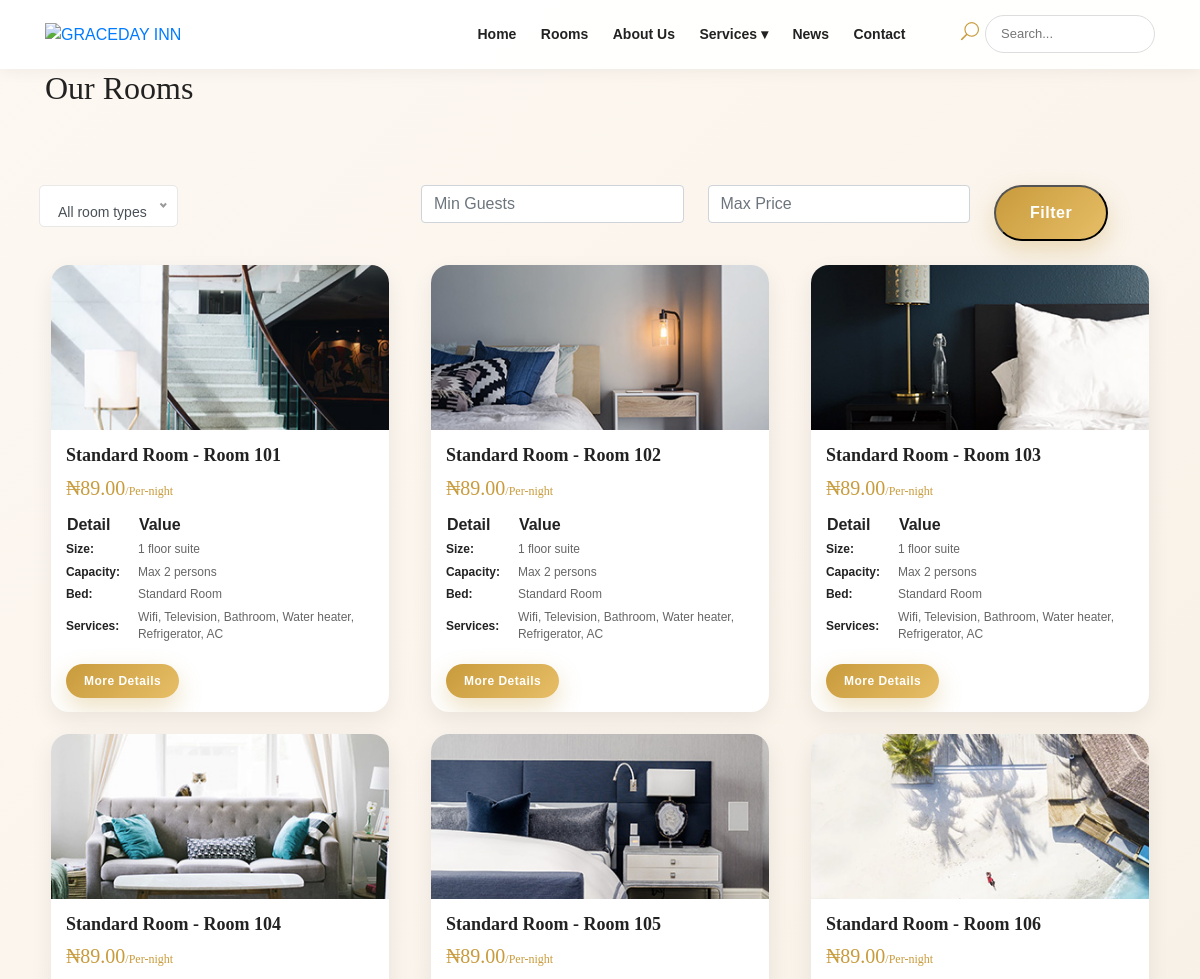
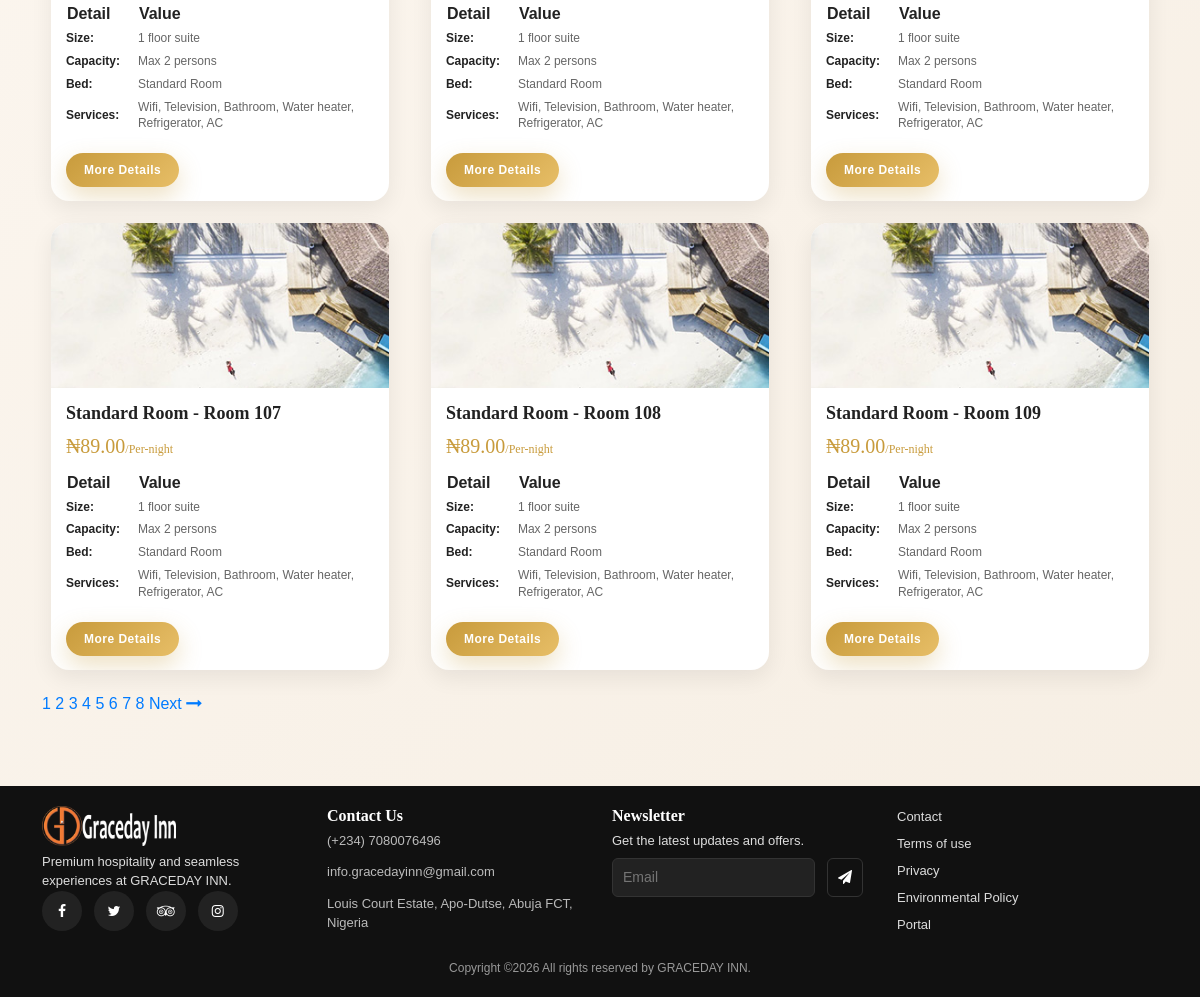
/rooms/, run on the app's committed database (2 pictures, top to bottom).
### apps/rooms/models.py (models this page shows, shortened)
class Room(models.Model):
    STATUS_CHOICES = [
        ('available', 'Available'),
        ('occupied', 'Occupied'),
        ('housekeeping', 'Housekeeping'),
        ('maintenance', 'Maintenance'),
        ('out_of_order', 'Out of Order'),
    ]
    FLOOR_CHOICES = [(i, f'Floor {i}') for i in range(1, 11)]
    number = models.CharField(max_length=10, unique=True)
    room_type = models.ForeignKey(RoomType, on_delete=models.PROTECT, related_name='rooms')
    floor = models.PositiveIntegerField(choices=FLOOR_CHOICES, default=1)
    status = models.CharField(max_length=20, choices=STATUS_CHOICES, default='available')
    description = models.TextField(blank=True)
    notes = models.TextField(blank=True)
    is_active = models.BooleanField(default=True)
    created_at = models.DateTimeField(auto_now_add=True)
    updated_at = models.DateTimeField(auto_now=True)
    class Meta:
        ordering = ['number']
    @property
    def current_price(self):
        return self.room_type.base_price

class RoomType(models.Model):
    name = models.CharField(max_length=100)
    description = models.TextField(blank=True)
    base_price = models.DecimalField(max_digits=10, decimal_places=2)
    max_occupancy = models.PositiveIntegerField(default=2)
    amenities = models.ManyToManyField(Amenity, blank=True)
    image = models.ImageField(upload_to='room_types/', blank=True, null=True)

### apps/frontend/views.py (the view)
def public_rooms(request):
    rooms_qs = Room.objects.select_related('room_type').filter(is_active=True)
    room_type_id = request.GET.get('room_type')
    occupancy = request.GET.get('occupancy')
    max_price = request.GET.get('max_price')
    if room_type_id:
        rooms_qs = rooms_qs.filter(room_type_id=room_type_id)
    if occupancy:
        try:
            rooms_qs = rooms_qs.filter(room_type__max_occupancy__gte=int(occupancy))
        except (TypeError, ValueError):
            pass
    if max_price:
        try:
            rooms_qs = rooms_qs.filter(room_type__base_price__lte=max_price)
        except (TypeError, ValueError):
            pass
    paginator = Paginator(rooms_qs, 9)
    page_number = request.GET.get('page')
    rooms = paginator.get_page(page_number)
    params = request.GET.copy()
    params.pop('page', None)
    querystring = params.urlencode()
    context = {
        'rooms': rooms,
        'page_obj': rooms,
        'paginator': paginator,
        'querystring': querystring,
        'room_types': RoomType.objects.all(),
        'selected_room_type': room_type_id,
        'selected_occupancy': occupancy or '',
        'selected_max_price': max_price or '',
    }
    return render(request, 'publicsite/rooms.html', context)

### apps/frontend/templates/publicsite/rooms.html (shortened to what this page needs)
{% extends 'base_public.html' %}
{% load static %}
{% block content %}
<div class="breadcrumb-section">
    <div class="container">
        <div class="row"><div class="col-lg-12"><div class="breadcrumb-text"><h2>Our Rooms</h2></div></div></div>
    </div>
</div>
<section class="rooms-section spad">
    <div class="container">
        <div class="row mb-4">
            <div class="col-lg-12">
                <form method="get" class="row g-2">
                    <div class="col-md-4">
                    </div>
                    <div class="col-md-3"><input class="form-control" type="number" min="1" name="occupancy" placeholder="Min Guests" value="{{ selected_occupancy }}"></div>
                    <div class="col-md-3"><input class="form-control" type="number" min="0" step="1000" name="max_price" placeholder="Max Price" value="{{ selected_max_price }}"></div>
                    <div class="col-md-2"><button class="primary-btn" type="submit">Filter</button></div>
                </form>
            </div>
        </div>
        <div class="row">
            {% for room in rooms %}
                <div class="col-lg-4 col-md-6">
                    <div class="room-item">
                        <img src="{% if forloop.counter == 1 %}{% static 'img/room/room-1.jpg' %}{% elif forloop.counter == 2 %}{% static 'img/room/room-2.jpg' %}{% elif forloop.counter == 3 %}{% static 'img/room/room-3.jpg' %}{% elif forloop.counter == 4 %}{% static 'img/room/room-4.jpg' %}{% elif forloop.counter == 5 %}{% static 'img/room/room-5.jpg' %}{% else %}{% static 'img/room/room-6.jpg' %}{% endif %}" alt="">
                        <div class="ri-text">
                            <h4>{{ room.room_type.name }} - Room {{ room.number }}</h4>
                            <h3>₦{{ room.current_price }}<span>/Per-night</span></h3>
                            <table>
                                <thead>
                                    <tr><th>Detail</th><th>Value</th></tr>
                                </thead>
                                <tbody>
                                    <tr><td class="r-o">Size:</td><td>{{ room.floor|default:'1' }} floor suite</td></tr>
                                    <tr><td class="r-o">Capacity:</td><td>Max {{ room.room_type.max_occupancy }} persons</td></tr>
                                    <tr><td class="r-o">Bed:</td><td>{{ room.room_type.name }}</td></tr>
                                    <tr><td class="r-o">Services:</td><td>{{ room.room_type.description|default:'Wifi, Television, Bathroom, Water heater, Refrigerator, AC' }}</td></tr>
                                </tbody>
                            </table>
                            <a href="{% url 'frontend:public-room-detail' room.id %}" class="primary-btn">More Details</a>
                        </div>
                    </div>
                </div>
            {% empty %}
                <div class="col-lg-12"><p>No rooms available yet.</p></div>
            {% endfor %}
            <div class="col-lg-12">
                <div class="room-pagination">
                    {% for num in paginator.page_range %}
                        {% if num == page_obj.number %}
                            <a class="active" href="?{% if querystring %}{{ querystring }}&{% endif %}page={{ num }}">{{ num }}</a>
                        {% else %}
                            <a href="?{% if querystring %}{{ querystring }}&{% endif %}page={{ num }}">{{ num }}</a>
                        {% endif %}
                    {% endfor %}
                    {% if page_obj.has_next %}
                        <a href="?{% if querystring %}{{ querystring }}&{% endif %}page={{ page_obj.next_page_number }}">Next <i class="fa fa-long-arrow-right"></i></a>
                    {% endif %}
                </div>
            </div>
        </div>
    </div>
</section>
{% endblock %}

### staticfiles/css/style.css (style rules this page uses)
body { font-family: 'Cabin', sans-serif; background: linear-gradient(135deg, #fdf8f2, #f6eee3); color: #222; overflow-x: hidden; }
h1, h2, h3, h4, h5, h6 { font-family: 'Lora', serif; }
a { text-decoration: none; transition: 0.3s; }
.primary-btn { display: inline-block; background: linear-gradient(135deg, #c89b3c, #e7be67); color: #fff; padding: 14px 34px; border-radius: 40px; font-weight: 700; letter-spacing: 0.5px; box-shadow: 0 10px 25px rgba(200,155,60,0.3); transition: all 0.3s ease; }
.hp-room-section, .rooms-section { padding: 70px 0; }
.room-item, .hp-room-item { border-radius: 18px; overflow: hidden; position: relative; margin-bottom: 22px; background: #fff; box-shadow: 0 8px 22px rgba(0,0,0,0.07); transition: all 0.35s ease; }
.room-item img, .hp-room-item img { width: 100%; height: 165px; object-fit: cover; }
.ri-text, .hr-text { padding: 14px 15px; }
.ri-text h4, .hr-text h3 { font-size: 18px; margin-bottom: 8px; font-weight: 700; line-height: 1.3; }
.ri-text h3, .hr-text h2 { color: #c89b3c; margin-bottom: 12px; font-size: 20px; }
.ri-text h3 span, .hr-text h2 span { font-size: 12px; }
.ri-text table { width: 100%; margin-bottom: 8px; }
.ri-text table td { padding: 3px 0; color: #666; font-size: 12px; line-height: 1.4; }
.ri-text .r-o { font-weight: 700; color: #222; width: 72px; font-size: 12px; }
.room-item .primary-btn, .hp-room-item .primary-btn { display: inline-block; padding: 8px 18px; font-size: 12px; border-radius: 30px; margin-top: 10px; }
.rooms-section .row > div, .hp-room-section .row > div { padding-left: 12px; padding-right: 12px; }
.col-lg-4 .room-item { max-width: 95%; margin-left: auto; margin-right: auto; }

### data on the page
Room: room_type.name "Standard Room", number "101", current_price "89.00", floor "1", room_type.max_occupancy "2", room_type.description "Wifi, Television, Bathroom, Water heater, Refrigerator, AC"
Room: room_type.name "Standard Room", number "102", current_price "89.00", floor "1", room_type.max_occupancy "2", room_type.description "Wifi, Television, Bathroom, Water heater, Refrigerator, AC"
Room: room_type.name "Standard Room", number "103", current_price "89.00", floor "1", room_type.max_occupancy "2", room_type.description "Wifi, Television, Bathroom, Water heater, Refrigerator, AC"
Room: room_type.name "Standard Room", number "104", current_price "89.00", floor "1", room_type.max_occupancy "2", room_type.description "Wifi, Television, Bathroom, Water heater, Refrigerator, AC"
Room: room_type.name "Standard Room", number "105", current_price "89.00", floor "1", room_type.max_occupancy "2", room_type.description "Wifi, Television, Bathroom, Water heater, Refrigerator, AC"
Room: room_type.name "Standard Room", number "106", current_price "89.00", floor "1", room_type.max_occupancy "2", room_type.description "Wifi, Television, Bathroom, Water heater, Refrigerator, AC"
Room: room_type.name "Standard Room", number "107", current_price "89.00", floor "1", room_type.max_occupancy "2", room_type.description "Wifi, Television, Bathroom, Water heater, Refrigerator, AC"
Room: room_type.name "Standard Room", number "108", current_price "89.00", floor "1", room_type.max_occupancy "2", room_type.description "Wifi, Television, Bathroom, Water heater, Refrigerator, AC"
Room: room_type.name "Standard Room", number "109", current_price "89.00", floor "1", room_type.max_occupancy "2", room_type.description "Wifi, Television, Bathroom, Water heater, Refrigerator, AC"

### other printed values
{{ num }} "1"
{{ num }} "2" "3" "4" "5" "6" "7" "8"
